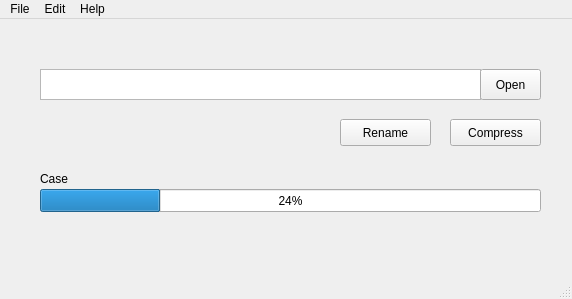
<?xml version="1.0" encoding="UTF-8"?>
<ui version="4.0">
 <class>MainWindow</class>
 <widget class="QMainWindow" name="MainWindow">
  <property name="geometry">
   <rect>
    <x>0</x>
    <y>0</y>
    <width>572</width>
    <height>299</height>
   </rect>
  </property>
  <property name="windowTitle">
   <string>MainWindow</string>
  </property>
  <widget class="QWidget" name="centralwidget">
   <widget class="QTextEdit" name="textEdit">
    <property name="geometry">
     <rect>
      <x>40</x>
      <y>50</y>
      <width>441</width>
      <height>31</height>
     </rect>
    </property>
   </widget>
   <widget class="QPushButton" name="button1">
    <property name="geometry">
     <rect>
      <x>480</x>
      <y>50</y>
      <width>61</width>
      <height>31</height>
     </rect>
    </property>
    <property name="text">
     <string>Open</string>
    </property>
   </widget>
   <widget class="QProgressBar" name="progress_bar">
    <property name="geometry">
     <rect>
      <x>40</x>
      <y>170</y>
      <width>501</width>
      <height>23</height>
     </rect>
    </property>
    <property name="value">
     <number>24</number>
    </property>
   </widget>
   <widget class="QPushButton" name="button2">
    <property name="geometry">
     <rect>
      <x>450</x>
      <y>100</y>
      <width>91</width>
      <height>27</height>
     </rect>
    </property>
    <property name="text">
     <string>Compress</string>
    </property>
   </widget>
   <widget class="QPushButton" name="button3">
    <property name="geometry">
     <rect>
      <x>340</x>
      <y>100</y>
      <width>91</width>
      <height>27</height>
     </rect>
    </property>
    <property name="text">
     <string>Rename</string>
    </property>
   </widget>
   <widget class="QLabel" name="label1">
    <property name="geometry">
     <rect>
      <x>40</x>
      <y>150</y>
      <width>101</width>
      <height>19</height>
     </rect>
    </property>
    <property name="text">
     <string>Case</string>
    </property>
   </widget>
  </widget>
  <widget class="QMenuBar" name="menubar">
   <property name="geometry">
    <rect>
     <x>0</x>
     <y>0</y>
     <width>572</width>
     <height>27</height>
    </rect>
   </property>
   <widget class="QMenu" name="menuFile">
    <property name="title">
     <string>File</string>
    </property>
    <addaction name="actionQuit"/>
   </widget>
   <widget class="QMenu" name="menuEdit">
    <property name="title">
     <string>Edit</string>
    </property>
    <addaction name="actionCopy"/>
    <addaction name="actionCut"/>
    <addaction name="actionPaste"/>
   </widget>
   <widget class="QMenu" name="menuHelp">
    <property name="title">
     <string>Help</string>
    </property>
    <addaction name="actionAbout"/>
   </widget>
   <addaction name="menuFile"/>
   <addaction name="menuEdit"/>
   <addaction name="menuHelp"/>
  </widget>
  <widget class="QStatusBar" name="statusbar"/>
  <action name="actionQuit">
   <property name="text">
    <string>Quit</string>
   </property>
   <property name="statusTip">
    <string>Quit the program</string>
   </property>
   <property name="shortcut">
    <string>Alt+Q</string>
   </property>
  </action>
  <action name="actionCopy">
   <property name="text">
    <string>Copy</string>
   </property>
   <property name="statusTip">
    <string>Copy path</string>
   </property>
   <property name="shortcut">
    <string>Ctrl+C</string>
   </property>
  </action>
  <action name="actionCut">
   <property name="text">
    <string>Cut</string>
   </property>
   <property name="statusTip">
    <string>Cut path</string>
   </property>
   <property name="shortcut">
    <string>Ctrl+X</string>
   </property>
  </action>
  <action name="actionPaste">
   <property name="text">
    <string>Paste</string>
   </property>
   <property name="statusTip">
    <string>Paste path</string>
   </property>
   <property name="shortcut">
    <string>Ctrl+V</string>
   </property>
  </action>
  <action name="actionAbout">
   <property name="text">
    <string>About</string>
   </property>
   <property name="statusTip">
    <string>More info</string>
   </property>
  </action>
 </widget>
 <resources/>
 <connections/>
</ui>
